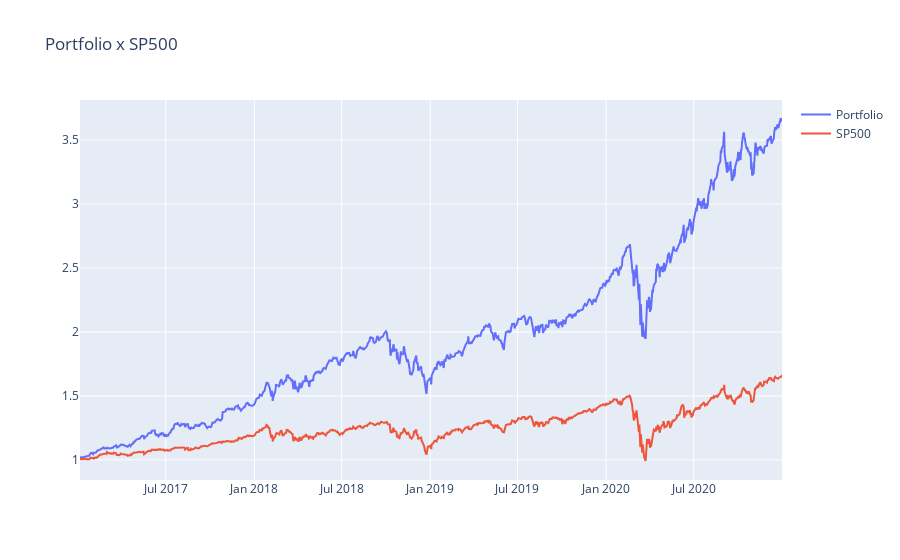

Notebook cell for this chart:
### Code cell
# Plotting the prices
fig = go.Figure()

for col in df2.columns:
    fig.add_trace(go.Scatter(x = df2.index, y = df2[col], name = col))

fig.update_layout(title = "Portfolio x SP500")
fig.show()

### Figure 1 — Plotly figure (JSON) as saved in the notebook; plotly's stock layout.template omitted (floating-point values rounded to 4 significant figures; data arrays with more than 128 entries replaced by an {"elided": "..."} marker saying what was removed)
{"data": [{"name": "Portfolio", "type": "scatter", "x": {"elided": "1006 str values"}, "y": {"elided": "1006 float values"}}, {"name": "SP500", "type": "scatter", "x": {"elided": "1006 str values"}, "y": {"elided": "1006 float values"}}], "layout": {"title": {"text": "Portfolio x SP500"}}}
